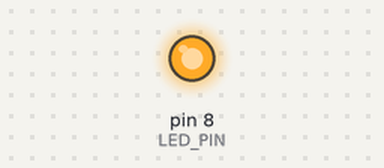
Recording of a sketch running on a simulated Arduino Uno, built with avr-gcc and run on an emulated ATmega328P. Shown: output pins drawn as LEDs (lit = HIGH).

Above: at 0.15 s.
At 3.6 s:
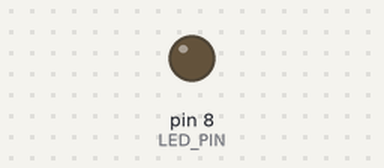
Timing chart, 0 to 5.9 s (numbered marks = the images above):
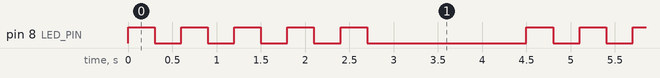

Measured:
- by itself, pin 8 (LED_PIN): repeats every 4.5 s: 4 × (LOW 0.30 s, HIGH 0.30 s), LOW 1.8 s, HIGH 0.30 s
- by itself, everything shown: repeats every 4.5 s, in 10 steps

The sketch:

codfor.ino
```cpp
 const int LED_PIN = 8;
 void setup() {
 pinMode(LED_PIN, OUTPUT);
 }

 void loop() {
 for (int i = 1; i <= 5; i++) {
 digitalWrite(LED_PIN, HIGH);
 delay(300);

 digitalWrite(LED_PIN, LOW);
 delay(300);
 }

delay(1500);
}
```
